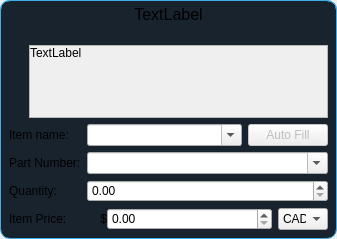
<?xml version="1.0" encoding="UTF-8"?>
<ui version="4.0">
 <class>Form</class>
 <widget class="QDialog" name="Form">
  <property name="geometry">
   <rect>
    <x>0</x>
    <y>0</y>
    <width>337</width>
    <height>239</height>
   </rect>
  </property>
  <property name="windowTitle">
   <string>Form</string>
  </property>
  <layout class="QHBoxLayout" name="horizontalLayout">
   <property name="spacing">
    <number>0</number>
   </property>
   <property name="leftMargin">
    <number>0</number>
   </property>
   <property name="topMargin">
    <number>0</number>
   </property>
   <property name="rightMargin">
    <number>0</number>
   </property>
   <property name="bottomMargin">
    <number>0</number>
   </property>
   <item>
    <widget class="QWidget" name="widget" native="true">
     <property name="contextMenuPolicy">
      <enum>Qt::ActionsContextMenu</enum>
     </property>
     <property name="autoFillBackground">
      <bool>false</bool>
     </property>
     <property name="styleSheet">
      <string notr="true">QWidget#widget{
	border-top-left-radius:10px;
	border-bottom-left-radius:10px;
	border-top-right-radius:10px;
	border-bottom-right-radius:10px;
	border: 1px solid  #3daee9;
	background-color: #19232D;
}</string>
     </property>
     <layout class="QVBoxLayout" name="verticalLayout_3" stretch="0,0">
      <property name="leftMargin">
       <number>0</number>
      </property>
      <property name="topMargin">
       <number>0</number>
      </property>
      <property name="rightMargin">
       <number>0</number>
      </property>
      <property name="bottomMargin">
       <number>0</number>
      </property>
      <item>
       <widget class="QLabel" name="lblTitle">
        <property name="minimumSize">
         <size>
          <width>0</width>
          <height>30</height>
         </size>
        </property>
        <property name="maximumSize">
         <size>
          <width>16777215</width>
          <height>16777215</height>
         </size>
        </property>
        <property name="font">
         <font>
          <pointsize>12</pointsize>
         </font>
        </property>
        <property name="styleSheet">
         <string notr="true">border-top-left-radius:10px;
border-top-right-radius:10px;
border: 1px solid  #3daee9;
border-bottom: none;</string>
        </property>
        <property name="frameShape">
         <enum>QFrame::Box</enum>
        </property>
        <property name="frameShadow">
         <enum>QFrame::Sunken</enum>
        </property>
        <property name="text">
         <string>TextLabel</string>
        </property>
        <property name="alignment">
         <set>Qt::AlignHCenter|Qt::AlignTop</set>
        </property>
       </widget>
      </item>
      <item>
       <layout class="QVBoxLayout" name="verticalLayout">
        <property name="leftMargin">
         <number>9</number>
        </property>
        <property name="topMargin">
         <number>9</number>
        </property>
        <property name="rightMargin">
         <number>9</number>
        </property>
        <property name="bottomMargin">
         <number>9</number>
        </property>
        <item>
         <layout class="QHBoxLayout" name="horizontalLayout_4" stretch="0,0">
          <item>
           <layout class="QVBoxLayout" name="verticalLayout_2">
            <property name="spacing">
             <number>0</number>
            </property>
            <item>
             <layout class="QVBoxLayout" name="iconHolder">
              <property name="spacing">
               <number>0</number>
              </property>
             </layout>
            </item>
            <item>
             <spacer name="verticalSpacer">
              <property name="orientation">
               <enum>Qt::Vertical</enum>
              </property>
              <property name="sizeHint" stdset="0">
               <size>
                <width>20</width>
                <height>40</height>
               </size>
              </property>
             </spacer>
            </item>
           </layout>
          </item>
          <item>
           <widget class="QScrollArea" name="scrollArea">
            <property name="widgetResizable">
             <bool>true</bool>
            </property>
            <widget class="QWidget" name="scrollAreaWidgetContents">
             <property name="geometry">
              <rect>
               <x>0</x>
               <y>0</y>
               <width>287</width>
               <height>69</height>
              </rect>
             </property>
             <layout class="QVBoxLayout" name="verticalLayout_4">
              <property name="spacing">
               <number>0</number>
              </property>
              <property name="leftMargin">
               <number>0</number>
              </property>
              <property name="topMargin">
               <number>0</number>
              </property>
              <property name="rightMargin">
               <number>0</number>
              </property>
              <property name="bottomMargin">
               <number>0</number>
              </property>
              <item>
               <widget class="QLabel" name="lblMessage">
                <property name="sizePolicy">
                 <sizepolicy hsizetype="Preferred" vsizetype="Minimum">
                  <horstretch>0</horstretch>
                  <verstretch>0</verstretch>
                 </sizepolicy>
                </property>
                <property name="text">
                 <string>TextLabel</string>
                </property>
                <property name="alignment">
                 <set>Qt::AlignLeading|Qt::AlignLeft|Qt::AlignTop</set>
                </property>
               </widget>
              </item>
             </layout>
            </widget>
           </widget>
          </item>
         </layout>
        </item>
        <item>
         <layout class="QGridLayout" name="gridLayout">
          <item row="3" column="3">
           <layout class="QHBoxLayout" name="horizontalLayout_3" stretch="0,0,0,0">
            <property name="spacing">
             <number>0</number>
            </property>
            <item>
             <widget class="QLabel" name="label_9">
              <property name="maximumSize">
               <size>
                <width>20</width>
                <height>16777215</height>
               </size>
              </property>
              <property name="font">
               <font>
                <pointsize>9</pointsize>
               </font>
              </property>
              <property name="text">
               <string>$</string>
              </property>
              <property name="alignment">
               <set>Qt::AlignRight|Qt::AlignTrailing|Qt::AlignVCenter</set>
              </property>
             </widget>
            </item>
            <item>
             <widget class="QDoubleSpinBox" name="doubleSpinBox_price">
              <property name="specialValueText">
               <string/>
              </property>
              <property name="accelerated">
               <bool>true</bool>
              </property>
              <property name="showGroupSeparator" stdset="0">
               <bool>false</bool>
              </property>
              <property name="prefix">
               <string/>
              </property>
              <property name="suffix">
               <string/>
              </property>
              <property name="maximum">
               <double>999999999.000000000000000</double>
              </property>
             </widget>
            </item>
            <item>
             <spacer name="horizontalSpacer">
              <property name="orientation">
               <enum>Qt::Horizontal</enum>
              </property>
              <property name="sizeType">
               <enum>QSizePolicy::Fixed</enum>
              </property>
              <property name="sizeHint" stdset="0">
               <size>
                <width>6</width>
                <height>20</height>
               </size>
              </property>
             </spacer>
            </item>
            <item>
             <widget class="QComboBox" name="comboBox_exchange_price">
              <property name="sizePolicy">
               <sizepolicy hsizetype="Fixed" vsizetype="Fixed">
                <horstretch>0</horstretch>
                <verstretch>0</verstretch>
               </sizepolicy>
              </property>
              <property name="maximumSize">
               <size>
                <width>50</width>
                <height>16777215</height>
               </size>
              </property>
              <property name="currentText">
               <string>CAD</string>
              </property>
              <item>
               <property name="text">
                <string>CAD</string>
               </property>
              </item>
              <item>
               <property name="text">
                <string>USD</string>
               </property>
              </item>
             </widget>
            </item>
           </layout>
          </item>
          <item row="3" column="0">
           <widget class="QLabel" name="label_5">
            <property name="text">
             <string>Item Price:</string>
            </property>
            <property name="alignment">
             <set>Qt::AlignLeading|Qt::AlignLeft|Qt::AlignVCenter</set>
            </property>
           </widget>
          </item>
          <item row="2" column="0">
           <widget class="QLabel" name="label_7">
            <property name="text">
             <string>Quantity:</string>
            </property>
           </widget>
          </item>
          <item row="0" column="0">
           <widget class="QLabel" name="label">
            <property name="text">
             <string>Item name:</string>
            </property>
            <property name="alignment">
             <set>Qt::AlignLeading|Qt::AlignLeft|Qt::AlignVCenter</set>
            </property>
           </widget>
          </item>
          <item row="0" column="3">
           <layout class="QHBoxLayout" name="horizontalLayout_5" stretch="1,0">
            <item>
             <widget class="QComboBox" name="lineEdit_name">
              <property name="editable">
               <bool>true</bool>
              </property>
             </widget>
            </item>
            <item>
             <widget class="QPushButton" name="pushButton_autofill">
              <property name="enabled">
               <bool>false</bool>
              </property>
              <property name="text">
               <string>Auto Fill</string>
              </property>
             </widget>
            </item>
           </layout>
          </item>
          <item row="2" column="3">
           <widget class="QDoubleSpinBox" name="spinBox_current_quantity">
            <property name="maximum">
             <double>999999999.000000000000000</double>
            </property>
           </widget>
          </item>
          <item row="1" column="0">
           <widget class="QLabel" name="label_2">
            <property name="text">
             <string>Part Number:</string>
            </property>
           </widget>
          </item>
          <item row="1" column="3">
           <widget class="QComboBox" name="comboBox_part_number">
            <property name="editable">
             <bool>true</bool>
            </property>
           </widget>
          </item>
         </layout>
        </item>
        <item>
         <layout class="QHBoxLayout" name="buttonsLayout"/>
        </item>
       </layout>
      </item>
     </layout>
    </widget>
   </item>
  </layout>
 </widget>
 <resources/>
 <connections/>
</ui>
